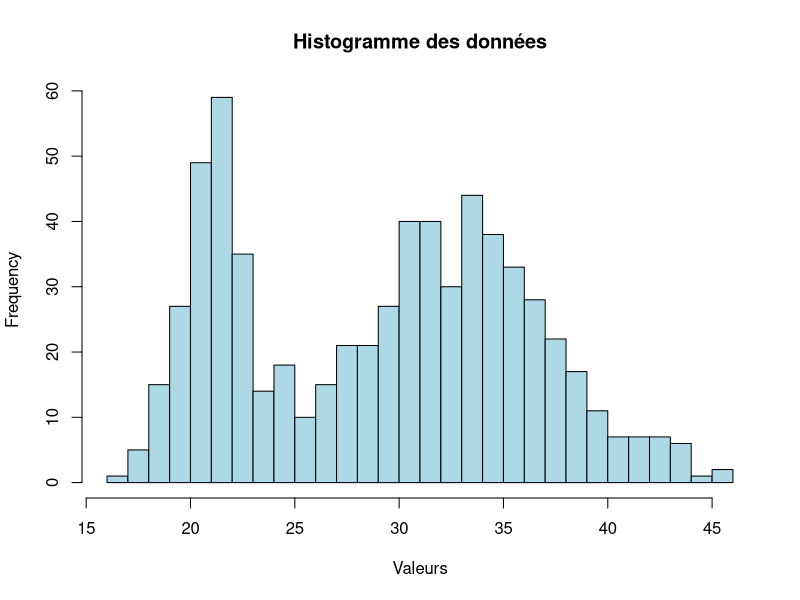

Here is the R script that generated this plot:
# Importation des données
dta <- read.table("mixture.csv", header = FALSE, col.names = "X", dec = ",")
summary(dta)
head(dta)

# Affichage de l'histogramme
hist(dta$X, breaks = 30, col = "lightblue", main = "Histogramme des données", xlab = "Valeurs")

# Les paramètres initiaux sont choisis en fonction de l'histogramme
# Cependant, dans la boucle ils sont calculés  à partir d'une attribution initiale des groupes
# Selon l'histogramme on différencie les deux groupes avec une séparation à la valeur 25

dta$tau_1 <- ifelse(dta$X < 25, 1, 0)
dta$tau_2 <- 1-dta$tau_1

# On fixe un seuil arbitraire de 10^⁻3
seuil <- 10^-3

# On défnit différence à 1 pour lancer la boucle et itération à 0 pour compter le nombre d'itérations
diff <- 1
iteration <- 0

# on définit l'ancienne vraisemblance à -Inf pour la première itération
acn_vrais <- -Inf

# On boucle tant que la différence de vraisemblance entre deux itérations est supérieure au seuil
while (diff > seuil) {
    iteration <- iteration + 1

    # Etape M on calcule les paramètres du modèle selon les groupes obtenus
    n1 <- sum(dta$tau_1)
    n2 <- sum(dta$tau_2)

    # On calcule les proportions de chaque groupe
    pi_1 <- n1/nrow(dta)
    pi_2 <- 1 - pi_1

    # On actualise les nouveaux paramètres du modèle selon les groupes obtenus
    mu1 <- sum(dta$tau_1*dta$X)/n1
    sd1 <- sqrt(sum(dta$tau_1*(dta$X - mu1)^2)/n1)

    mu2 <- sum(dta$tau_2*dta$X)/n2
    sd2 <- sqrt(sum(dta$tau_2*(dta$X - mu2)^2)/n2)

    # On calcule la proba selon la formule de Bayes
    # tau = proba du groupe k * vraisemblance du x_i dans groupe k / somme des vraisemblances de tous les groupes
    # On calcule la densité de chaque observation dans chaque groupe avec dnorm
    # Etape E
    dta$dens_1 <- dnorm(dta$X, mean = mu1, sd = sd1)
    dta$dens_2 <- dnorm(dta$X, mean = mu2, sd = sd2)

    # On calcule les numérateurs de la formule de Bayes pour chaque observation et chaque groupe
    dta$num_1 <- (pi_1 * dta$dens_1)
    dta$num_2 <- (pi_2 * dta$dens_2)

    # On calcule de dénominateur de la formule de Bayes pour chaque observation soit la somme des proba
    dta$somme <- dta$num_1 + dta$num_2

    # On calcule les tau pour chaque observation et chaque groupe selon la fromule de Bayes
    dta$tau_1 <- dta$num_1 / dta$somme
    dta$tau_2 <- dta$num_2 / dta$somme

    # On calcule la vraisemblance somme des log de somme des proba
    nvl_vrais <- sum(log(dta$somme))

    # On calcule la vraisemblance du modèle selon les paramètres actuels
    diff <- abs(nvl_vrais - acn_vrais)

    # Si la diff est > à 10-3, on actualise l'ancienne vraisemblance pour la prochaine itération
    if (diff > seuil) {
        acn_vrais <- nvl_vrais
    }
}

# Après la convergence des tau on affecte aux groupes selon la plus grande proba
dta$groupe <- ifelse(dta$tau_1 > dta$tau_2, 1, 2)

print(paste("Nombre d'itérations :", iteration))
print(paste("Groupe 1 : mu =", round(mu1, 2), ", sd =", round(sd1, 2), ", proportion =", round(pi_1, 2)))
print(paste("Groupe 2 : mu =", round(mu2, 2), ", sd =", round(sd2, 2), ", proportion =", round(pi_2, 2)))
print(table(dta$groupe))
